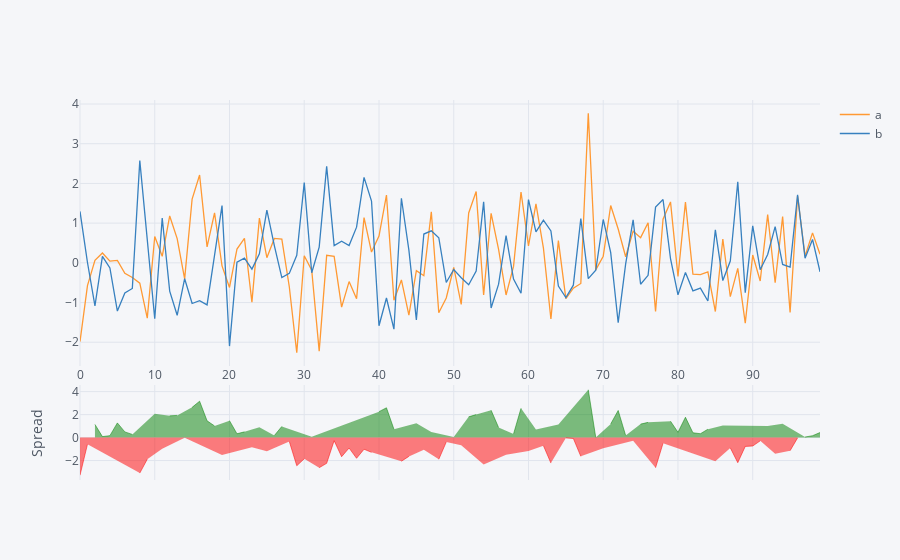

Write notebook code for a chart like this one.
### Code cell
df[['a','b']].iplot(kind = 'spread')
